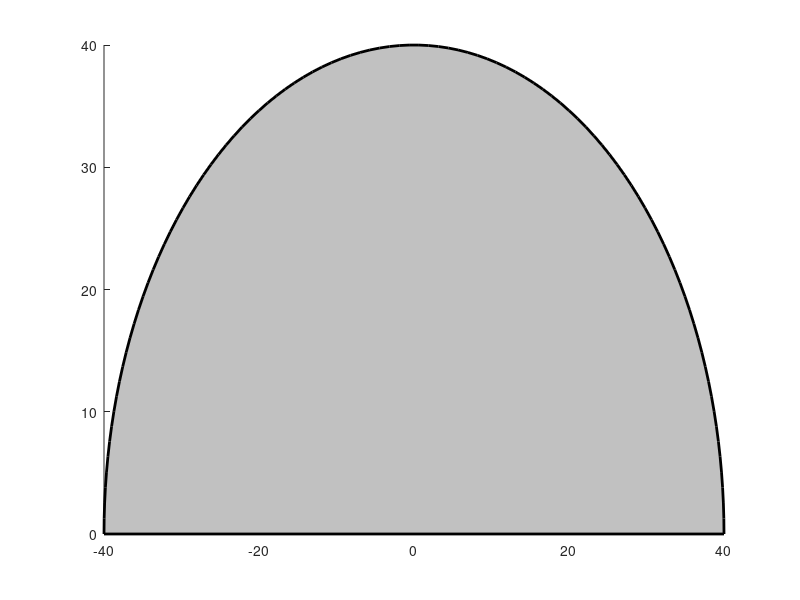

Source code (MATLAB): (Note: this script raises an error after producing the figure.)
% 2D models of cell lysis, for visualization purposes
% These are stocastic simulations according to the patterned and uniform 
% lysis probability distributions

% Georgia Squyres, Newman Lab, Caltech

function viewModels

%% Patterned cell lysis

currHeight = 0:0.5:40;
temp = linspace(0.5,1,length(currHeight))';
temp2 = linspace(0,0.7,length(currHeight))';
colors = [temp2, temp, temp2];
simR = []; simTheta = []; simT = [];
for i = 1:length(currHeight)
    if currHeight(i) < 3
        areaDeathRegion = 0; 
    else
        areaDeathRegion = 2*pi*(currHeight(i)-3);
    end
    numCells = round(areaDeathRegion/30);
    currDepths = randn(numCells,1)+4;
    currZ = currHeight(i)-currDepths;
    currZ(currZ<0) = [];
    currZ(currZ>currHeight(i)) = [];
    simR = [simR;currZ];
    currTheta = rand(length(currZ),1)*pi;
    simTheta = [simTheta;currTheta];
    simT = [simT;repmat(colors(i,:),[length(currZ) 1])];
end

figure('Name','Patterned model'); hold on;
theta = linspace(0,pi,100);
r = currHeight(end);
x = r.*cos(theta); x(end+1) = x(1);
y = r.*sin(theta); y(end+1) = y(1);
fill(x,y,[0.756 0.756 0.756],'LineWidth',2)
colors = parula(length(currHeight));
scatter(simR.*cos(simTheta),simR.*sin(simTheta),100,simT,'o','MarkerFaceColor','flat','MarkerEdgeColor','k');
axis equal;

%% Uniform cell lysis 

currHeight = 0:0.5:40;
temp = linspace(0.5,1,length(currHeight))';
temp2 = linspace(0,0.7,length(currHeight))';
colors = [temp, temp2, temp2];
simR = []; simTheta = []; simT = [];
for i = 1:length(currHeight)
    areaDeathRegion = pi*(currHeight(i)+3).^2;
    numCells = round(areaDeathRegion/400);
    currRadii = sqrt(rand(numCells,1)).*currHeight(i);
    simR = [simR;currRadii];
    currTheta = rand(length(currRadii),1)*pi;
    simTheta = [simTheta;currTheta];
    simT = [simT;repmat(colors(i,:),[length(currRadii) 1])];
end

figure('Name','Uniform model'); hold on;
theta = linspace(0,pi,100);
r = currHeight(end);
x = r.*cos(theta); x(end+1) = x(1);
y = r.*sin(theta); y(end+1) = y(1);
fill(x,y,[0.756 0.756 0.756],'LineWidth',2)
colors = parula(length(currHeight));
scatter(simR.*cos(simTheta),simR.*sin(simTheta),100,simT,'o','MarkerFaceColor','flat','MarkerEdgeColor','k');
axis equal;
